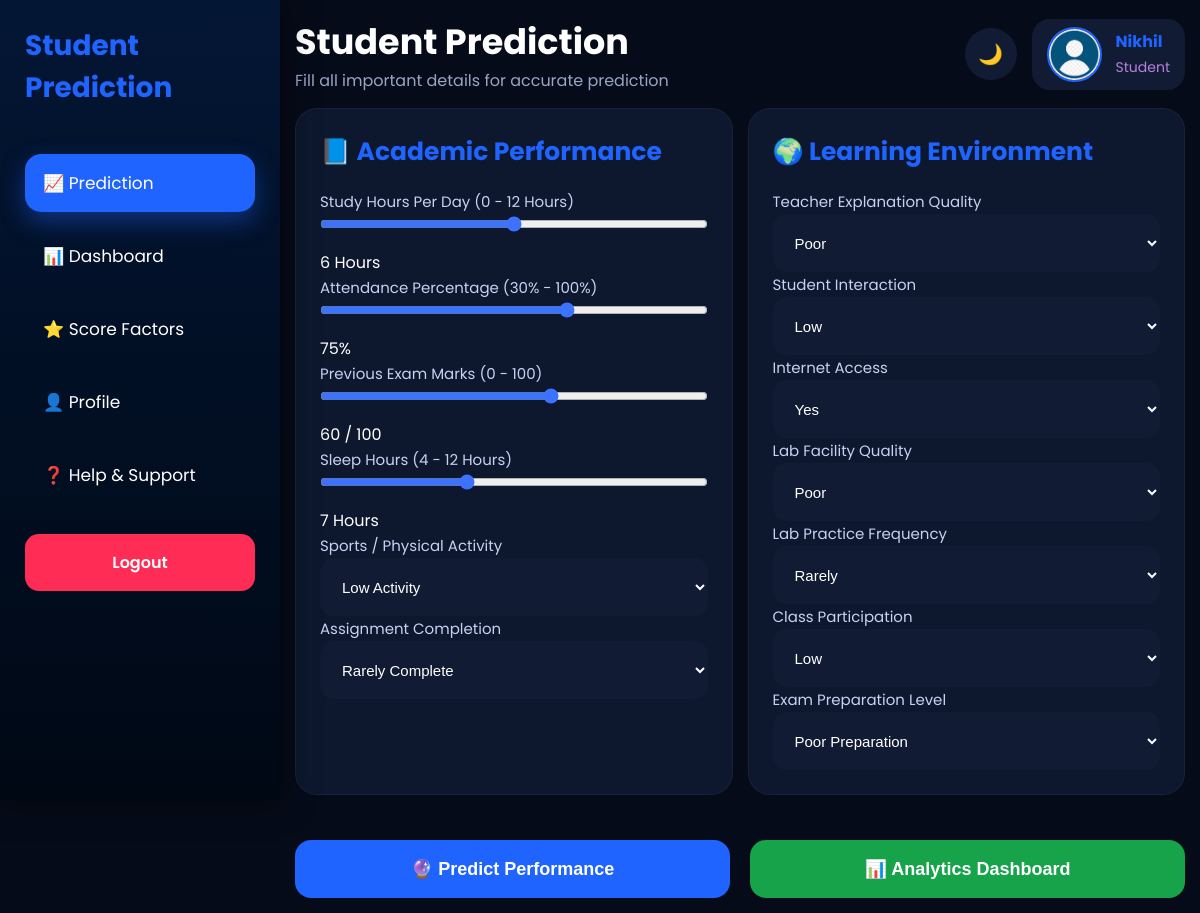
/dashboard (signed in), run on the app's committed database.
### tables this page shows
CREATE TABLE users(

        id INTEGER PRIMARY KEY AUTOINCREMENT,

        role TEXT,

        full_name TEXT,

        username TEXT UNIQUE,

        email TEXT,

        password TEXT,

        dob TEXT,

        department TEXT,

        school_name TEXT,

        phone TEXT,

        profile_image TEXT DEFAULT 'default.png',

        education_type TEXT,

        stream TEXT,

        specialization TEXT,

        board TEXT,

        branch TEXT,

        semester TEXT

    , employee_id TEXT, join_date TEXT, bio TEXT);

### app.py (the view)
@app.route("/dashboard")
def dashboard():
    if "user" not in session:
        return redirect("/")
    if session.get("role") != "Student":
        return redirect("/teacher_home")
    user = get_user(session["user"])
    return render_template(
        "dashboard.html",
        username=session["user"],
        role=session["role"],
        user=user
    )

### database.py (called while the page is built)
def get_user(username):
    conn = sqlite3.connect("students.db")
    conn.row_factory = sqlite3.Row
    cursor = conn.cursor()
    cursor.execute("""

    SELECT *

    FROM users

    WHERE username=?

    """,(username,))
    user = cursor.fetchone()
    conn.close()
    return user

### templates/dashboard.html (shortened to what this page needs)
<!DOCTYPE html>
<html lang="en">
<head>
<link rel="stylesheet"
href="{{ url_for('static',
filename='css/dashboard.css') }}">
<link rel="stylesheet"href="https://cdnjs.cloudflare.com/ajax/libs/font-awesome/6.5.1/css/all.min.css">
</head>
<body>
<div class="sidebar" id="sidebar">
    <div class="logo">
        <h2> Student Prediction </h2>
    </div>
    <ul>
        <li class="active">
            <a href="/dashboard">📈 Prediction</a>
        </li>
        <li>
            <a href="/analytics">📊  Dashboard</a>
        </li>
        <li>
            <a href="/feature_importance">⭐ Score Factors </a>
        </li>
        <li>
            <a href="/profile">👤 Profile</a>
        </li>
        <li>
            <a href="/help_support">❓ Help & Support</a>
        </li>
   </ul>
    <a href="/logout"
    class="logout-btn">
        Logout
    </a>
</div>
<div class="main-content">
    <div class="topbar">
        <div>
            <h1>
                Student Prediction
            </h1>
            <p>
                Fill all important details
                for accurate prediction
            </p>
        </div>
    <div class="top-right">
        <button class="theme-btn"
        onclick="toggleTheme()">
            🌙
        </button>
        <a href="/profile" class="profile-box">
            <img src="{{ url_for('static',
    filename='uploads/' + user['profile_image']) }}">
            <div>
                <h4>{{ username }}</h4>
                <span>{{ role }}</span>
            </div>
        </a>
    </div>
    </div>
    <form method="POST"
    action="/predict"
    class="prediction-form">
    <div class="dashboard-grid">
        <div class="card">
            <h2>
                📘 Academic Performance
            </h2>
            <div class="form-group">
                <label>
                    Study Hours Per Day
                    <span class="range-limit">
                        (0 - 12 Hours)
                    </span>
                </label>
                <input type="range"
                name="study_hours"
                min="0"
                max="12"
                value="6"
                class="slider"
                oninput="studyValue.innerText=this.value + ' Hours'">
                <div class="range-value"
                id="studyValue">
                    6 Hours
                </div>
            </div>
            <div class="form-group">
                <label>
                    Attendance Percentage
                    <span class="range-limit">
                        (30% - 100%)
                    </span>
                </label>
                <input type="range"
                name="attendance"
                min="30"
                max="100"
                value="75"
                class="slider"
                oninput="attendanceValue.innerText=this.value + '%'">
                <div class="range-value"
                id="attendanceValue">
                    75%
                </div>
            </div>
            <div class="form-group">
                <label>
                    Previous Exam Marks
                    <span class="range-limit">
                        (0 - 100)
                    </span>
                </label>
                <input type="range"
                name="previous_marks"
                min="0"
                max="100"
                value="60"
                class="slider"
                oninput="marksValue.innerText=this.value + '/100'">
                <div class="range-value"
                id="marksValue">
                    60 / 100
                </div>
            </div>
            <div class="form-group">
                <label>
                    Sleep Hours
                    <span class="range-limit">
                        (4 - 12 Hours)
                    </span>
                </label>
                <input type="range"
                name="sleep_hours"
                min="4"
                max="12"
                value="7"
                class="slider"
                oninput="sleepValue.innerText=this.value + ' Hours'">
                <div class="range-value"
                id="sleepValue">
                    7 Hours
                </div>
            </div>
            <div class="form-group">
                <label>
                    Sports / Physical Activity
                </label>
                <select name="sports_activity">
                    <option value="1">
                        Low Activity
                    </option>
                </select>
            </div>
            <div class="form-group">
                <label>
                    Assignment Completion
                </label>
                <select name="assignment_completion">
                    <option value="2">
                        Rarely Complete
                    </option>
                </select>
            </div>
        </div>
        <div class="card">
            <h2>
                🌍 Learning Environment
            </h2>
            <div class="form-group">
                <label>
                    Teacher Explanation Quality
                </label>
                <select name="explanation_quality">
                    <option value="1">
                        Poor
                    </option>
                </select>
            </div>
            <div class="form-group">
                <label>
                    Student Interaction
                </label>
                <select name="student_interaction">
                    <option value="1">
                        Low
                    </option>
                </select>
            </div>
            <div class="form-group">
                <label>
                    Internet Access
                </label>
                <select name="internet_access">
                    <option value="1">
                        Yes
                    </option>
                </select>
            </div>
            <div class="form-group">
                <label>
                    Lab Facility Quality
                </label>
                <select name="lab_facility">
                    <option value="1">
                        Poor
                    </option>
                </select>
            </div>
            <div class="form-group">
                <label>
                    Lab Practice Frequency
                </label>
                <select name="lab_timing">
                    <option value="1">
                        Rarely
                    </option>
                </select>
            </div>
            <div class="form-group">
                <label>
                    Class Participation
                </label>
                <select name="class_participation">
                    <option value="1">
                        Low
                    </option>
                </select>
            </div>
            <div class="form-group">
                <label>
                    Exam Preparation Level
                </label>
                <select name="exam_preparation">
                    <option value="2">
                        Poor Preparation
                    </option>
                </select>
            </div>
        </div>
    </div>
    <div class="bottom-buttons">
        <button type="submit"
        class="predict">
            🔮 Predict Performance
        </button>
        <button type="button"
        class="dashboard-btn"
        onclick="window.location.href='/analytics'">
            📊 Analytics Dashboard
       </button>
    </div>
</form>
</div>
</body>
</html>

### static/css/dashboard.css (style rules this page uses)
* { margin:0; padding:0; box-sizing:border-box; }
body { font-family:'Poppins',sans-serif; background:#050b18; color:white; display:flex; min-height:100vh; overflow-x:hidden; transition:0.3s; }
.sidebar { width:280px; background:linear-gradient( 180deg, #031634, #000814); padding:25px; position:fixed; height:100vh; left:0; top:0; transition:0.3s; z-index:999; box-shadow: 0 0 30px rgba(0,0,0,0.5); overflow-y:auto; overflow-x:hidden; scrollbar-width:thin; scrollbar-color:#1f64ff transparent; }
.logo { display:flex; align-items:center; gap:12px; margin-bottom:45px; }
.logo h2 { font-size:28px; color:#1f64ff; font-weight:700; }
.sidebar ul { list-style:none; }
.sidebar ul li { margin-bottom:15px; }
.sidebar ul li a { display:flex; align-items:center; gap:12px; padding:16px 18px; border-radius:16px; text-decoration:none; color:white; transition:0.3s; font-size:17px; position:relative; overflow:hidden; }
.sidebar ul li.active a { background:#1f64ff; box-shadow: 0 10px 25px rgba(31,100,255,0.4); }
.logout-btn { display:block; margin-top:30px; margin-bottom:10px; background:#ff2c55; padding:16px; text-align:center; border-radius:14px; text-decoration:none; color:white; font-weight:600; transition:0.3s; }
.main-content { margin-left:280px; width:100%; padding:15px; transition:0.3s; }
.topbar { display:flex; justify-content:space-between; align-items:center; margin-bottom:15px; }
.topbar h1 { font-size:35px; font-weight:700; }
.topbar p { color:#9aa4c7; }
.top-right { display:flex; align-items:center; gap:15px; }
.theme-btn { width:52px; height:52px; border:none; border-radius:50%; background:#111c34; color:white; font-size:20px; cursor:pointer; transition:0.3s; }
.profile-box { display:flex; align-items:center; gap:14px; background:#111c34; padding:8px 15px; border-radius:18px; text-decoration: none; transition:0.3s; }
.profile-box img { width:55px; height:55px; border-radius:50%; object-fit:cover; border:2px solid #1f64ff; }
.profile-box h4 { font-size:16px; color: #1f64ff; }
.profile-box span { font-size:14px; color:#b880e0; }
.dashboard-grid { display:grid; grid-template-columns:1fr 1fr; gap:15px; }
.card { background:#0d172d; padding:24px; border-radius:22px; border:1px solid rgba(255,255,255,0.05); transition:0.3s; }
.card h2 { margin-bottom:18px; color:#1f64ff; font-size:25px; }
form { display:flex; flex-direction:column; gap:15px; }
label { color:#c7d2f2; font-size:15px; margin-bottom:-5px; }
input[type='range'] { width:100%; accent-color:#3b72fe; margin-bottom:18px; }
select { width:100%; height:58px; background:#111c34; border:none; border-radius:14px; color:white; padding:0 18px; font-size:15px; outline:none; transition:0.3s; }
.bottom-buttons { display:flex; gap:20px; margin-top:30px; }
.bottom-buttons button, .bottom-buttons a { flex:1; height:58px; border:none; border-radius:16px; display:flex; justify-content:center; align-items:center; text-decoration:none; color:white; font-size:18px; font-weight:600; cursor:pointer; transition:0.3s; }
.predict { background:#1f64ff; }
.dashboard-btn { background:#16a34a; }

### data on the page
users: profile_image (placeholder picture), username "Nikhil", role "Student"
